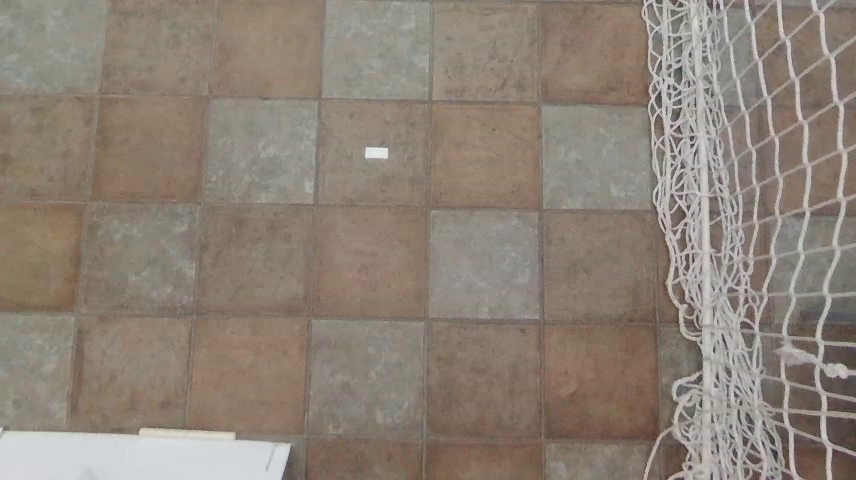
#> input picture dron_images/p1.png, 856 x 480 px, found by its file name
$ jupyter execute 'mini_proyecto_1 copy.ipynb'
#> lines starting #> are read from the running program, lines starting #| are printed output that depends on the picture; after the words box and inside, x2 and y2 are one past the last pixel; in counts of white or black regions, pixels touching at a corner belong together
# 08 — Transformación Proyectiva (Homografía) en 2D

## Teoría (coordenadas homogéneas, matriz 3×3)

La **transformación proyectiva** (o **homografía**) mapea puntos de un plano a otro usando una matriz $( \mathbf{H} \in \mathbb{R}^{3\times 3} )$ definida **a escala** (hasta un factor).
En **coordenadas homogéneas**:
$
\begin{bmatrix}
x_2 \\ y_2 \\ w
\end{bmatrix}$
$=
\mathbf{H}$
$\begin{bmatrix}
x_1 \\ y_1 \\ 1
\end{bmatrix}$,
$\qquad
\mathbf{H}=$
$\begin{bmatrix}
h_{11} & h_{12} & h_{13} \\
h_{21} & h_{22} & h_{23} \\
h_{31} & h_{32} & h_{33}
\end{bmatrix}.
$

Para volver a coordenadas cartesianas:
$
x'_2 = \frac{x_2}{w}, \qquad y'_2 = \frac{y_2}{w}.
$

Una homografía está determinada (salvo escala) por **cuatro pares de puntos no colineales** (4 correspondencias punto a punto).
OpenCV provee:
- `cv2.getPerspectiveTransform(src_pts, dst_pts)` cuando damos **4 puntos** exactos.
- `cv2.findHomography(src_pts, dst_pts, method=RANSAC)` para datos con ruido/outliers.

La aplicación sobre una imagen se hace con:
- `cv2.warpPerspective(img, H, (W, H))`.

## Implementación en OpenCV

1. **Deformación proyectiva** controlada: moveremos las esquinas de la imagen para crear una vista "trapezoidal".
2. **Rectificación** de un cuadrilátero interno: seleccionar una región y llevarla a un rectángulo (simulando *bird's-eye*).

[cell 1]
import cv2
import numpy as np
import os
import matplotlib.pyplot as plt


# Carpeta de imágenes
img_dir = r"C:\Users\rrm21\Documents\Vision_en_Robotica\dron_images"

# Cargar imágenes
p1 = cv2.imread(os.path.join(img_dir, "p1.png"))
#> p1 is the input picture: shape (480, 856, 3); mean B, G, R 118.4, 129.6, 140.9
p2 = cv2.imread(os.path.join(img_dir, "p2.png"))
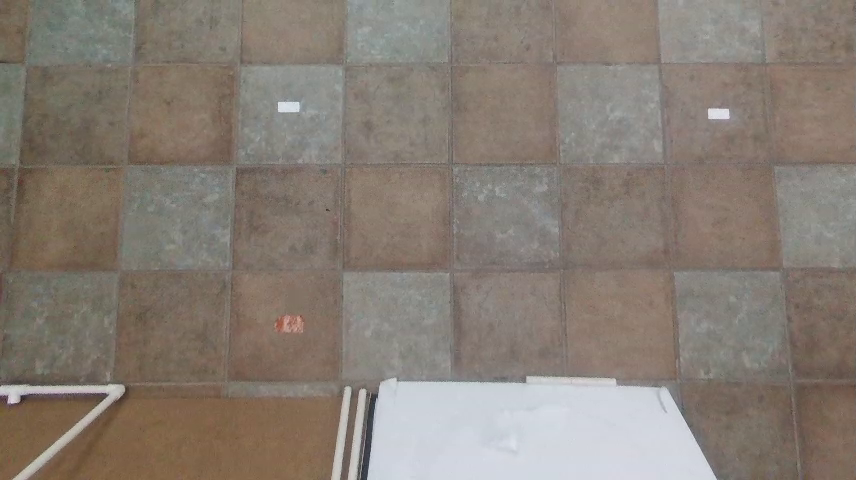
#> input picture dron_images/p2.png, 856 x 480 px, found by its file name
#> p2 is the input picture: shape (480, 856, 3); mean B, G, R 116.6, 125.6, 135.2

# ----------------------------
# 1. Definir puntos de referencia
# ----------------------------
# Esquinas de p2 (ejemplo ficticio)
pts_p2 = np.float32([[50,50], [450,50], [50,450], [450,450]])

# A dónde quieres que caigan en p1 (ejemplo ficticio)
pts_p1 = np.float32([[50,50], [450,50], [50,450], [450,450]])

# ----------------------------
# 2. Dibujar y guardar imágenes con puntos
# ----------------------------
def draw_points(img, points, name):
#> called with points = array of shape (4, 2), name = 'p1'
    img_copy = img.copy()
    for i, (x, y) in enumerate(points):
        cv2.circle(img_copy, (int(x), int(y)), 6, (0, 0, 255), -1)  # punto rojo
        cv2.putText(img_copy, str(i+1), (int(x)+10, int(y)-10),
                    cv2.FONT_HERSHEY_SIMPLEX, 0.7, (0,255,0), 2)
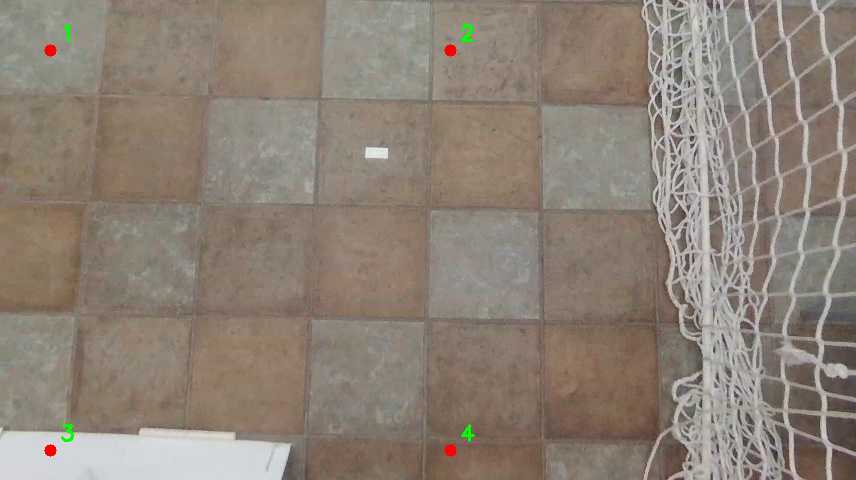
#> img_copy: shape (480, 856, 3); 0.2% of pixels changed, all inside (x1, y1, x2, y2) = (44, 24, 475, 457)
    out_path = os.path.join(img_dir, f"{name}_con_puntos.png")
    cv2.imwrite(out_path, img_copy)
    print(f"✅ Imagen guardada con puntos: {out_path}")

# Guardar p1 y p2 con sus puntos
draw_points(p1, pts_p1, "p1")
draw_points(p2, pts_p2, "p2")
#> call 2 of draw_points, with points = array of shape (4, 2), name = 'p2'
#> after the loop in draw_points (call 2), `for i, (x, y) in enumerate(points):`:
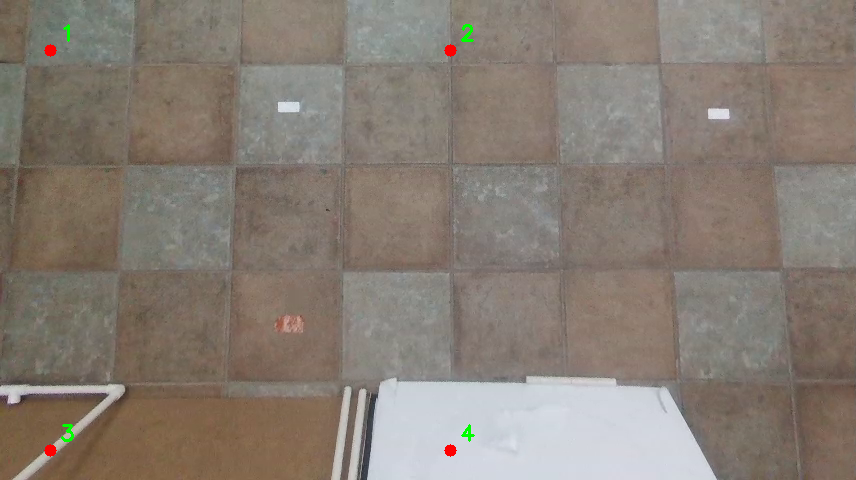
#> img_copy: shape (480, 856, 3); 0.2% of pixels changed, all inside (x1, y1, x2, y2) = (44, 24, 475, 457)

# ----------------------------
# 3. Calcular transformación proyectiva
# ----------------------------
M = cv2.getPerspectiveTransform(pts_p2, pts_p1)
#> M = [[1, 0, 0], [0, 1, 0], [0, 0, 1]]

# Crear un lienzo grande
canvas_h = p1.shape[0] * 2
#> canvas_h = 960
canvas_w = p1.shape[1] * 2
#> canvas_w = 1712
p2_warped = cv2.warpPerspective(p2, M, (canvas_w, canvas_h))
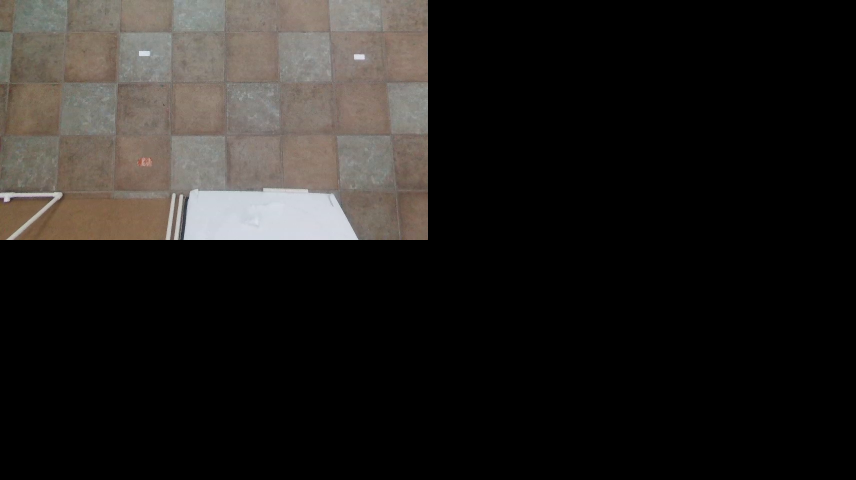
#> p2_warped: shape (960, 1712, 3) (shown at 1/2 size); mean B, G, R 29.1, 31.4, 33.8

# ----------------------------
# 4. Crear mosaico y fusionar
# ----------------------------
mosaic = np.zeros((canvas_h, canvas_w, 3), dtype=np.uint8)
mosaic[0:p1.shape[0], 0:p1.shape[1]] = p1
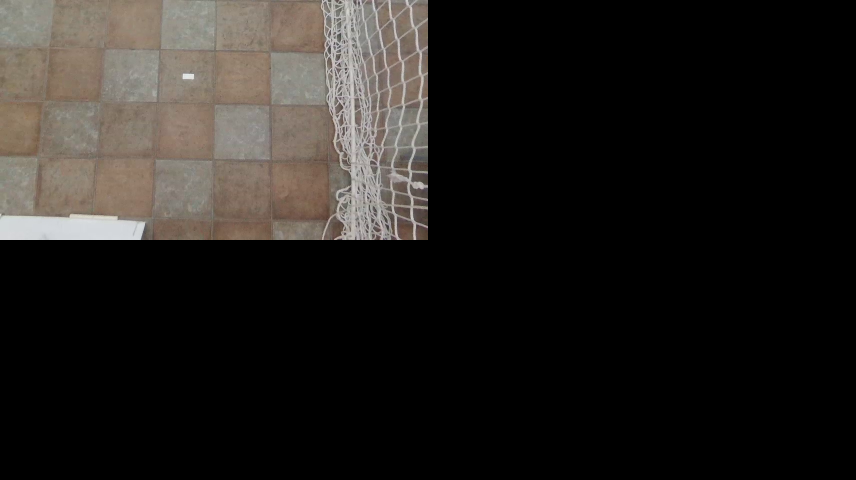
#> mosaic: shape (960, 1712, 3) (shown at 1/2 size); mean B, G, R 29.6, 32.4, 35.2

mask = p2_warped > 0
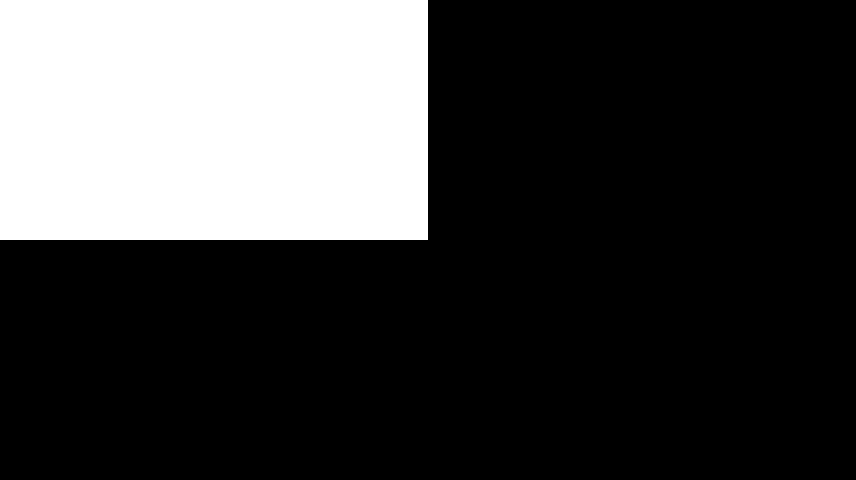
#> mask: shape (960, 1712, 3) bool (shown at 1/2 size); 25% white; 1 white region, box (x1, y1, x2, y2) and area: (0, 0, 856, 480) 410880
mosaic[mask] = p2_warped[mask]

# ----------------------------
# 5. Guardar mosaico
# ----------------------------
output_path = os.path.join(img_dir, "mosaico_1.png")
cv2.imwrite(output_path, mosaic)
print("✅ Mosaico guardado en:", output_path)

plt.imshow(mosaic);
